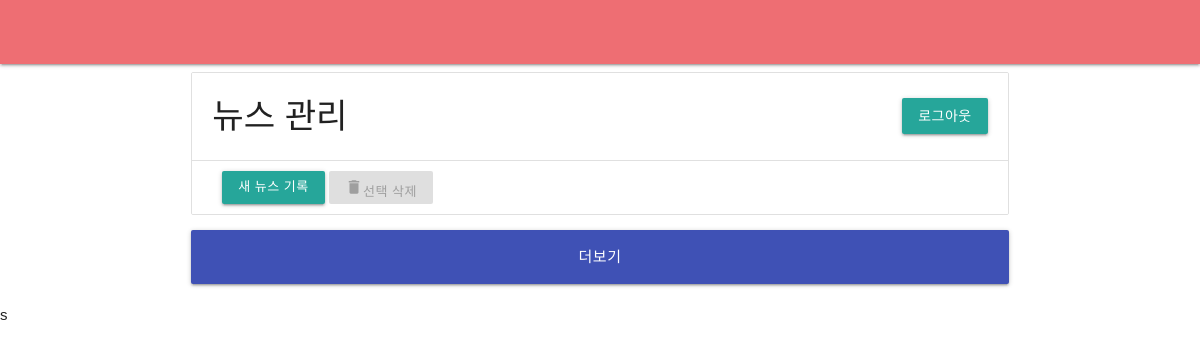
The page /userinfo/sitemaster.php on the database as committed earlier.
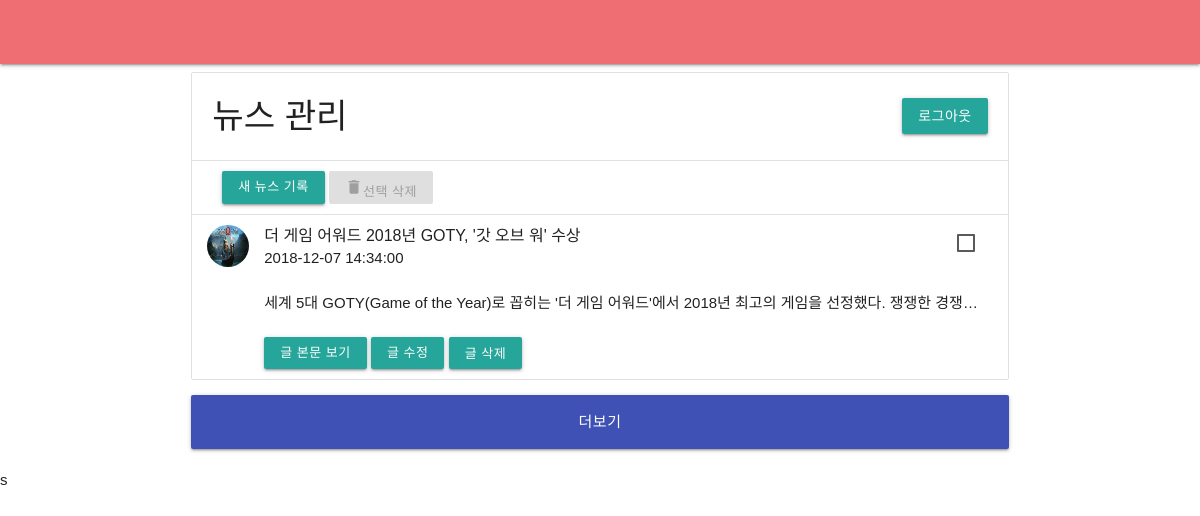
The same page on the database as committed later.
### tables this page shows
CREATE TABLE reviewList (
  listidx int(11) NOT NULL AUTO_INCREMENT PRIMARY KEY COMMENT '리뷰 번호',
  title varchar(256) NOT NULL COMMENT '제목',
  views int(11) NOT NULL DEFAULT 0,
  precontent varchar(512) NOT NULL COMMENT '미리보기 내용',
  mainimg varchar(512) NOT NULL COMMENT '사진',
  reg_date DATETIME NOT NULL COMMENT '업로드 날짜',
  ref varchar(20) NOT NULL COMMENT '원본 사이트',
  refurl varchar(512) COMMENT '원본 주소',
  content text NOT NULL COMMENT '내용',
  UNIQUE (listidx)
);

### php/DBtoView/sitemasterNewsList.php (the view, shortened to what this page needs)
<?php
if (isset($_POST['morecount'])) {
    $limitNumber = $_POST['morecount'];
    $query = 'SELECT * FROM reviewList ORDER BY reg_date DESC LIMIT ' . (20 * $limitNumber) . ',' . 20;
    $rowcount = 'SELECT COUNT(listidx) AS rowNum FROM reviewList';
} else {
    $query = 'SELECT * FROM reviewList ORDER BY reg_date DESC LIMIT 20';
}
$result_sql = mysqli_query($conn, $query);
if (mysqli_num_rows($result_sql) > 0) {
    while ($row = $result_sql->fetch_assoc()) {
        $text = str_replace("'", "\'", $row['title']);
        $text = str_replace(",", "\,", $text);
        echo '<li class="collection-item avatar">
                <img src="' . $row['mainimg'] . '" class="circle">
                <span class="title">' . $row['title'] . '</span><br>
                <p class="truncate">' . $row['reg_date'] . '
                </p><br>
                <p class="truncate">' . $row['precontent'] . '
                </p><br>
                <a href="/news/news_content.php?listidx=' . $row['listidx'] . '" class="waves-effect waves-light btn-small">글 본문 보기</a>
                <a href="/news/news_edit.php?listidx=' . $row['listidx'] . '" class="waves-effect waves-light btn-small">글 수정</a>
                <button class="waves-effect waves-light btn-small" onClick="clickdelete(' . $row['listidx'] . ', \'' . $text . '\')">글 삭제</button>
                <label class="secondary-content">
                    <input type="checkbox" id="' . $row['listidx'] . '" name="checkbox" class="checkbox"/>
                    <span></span>
                </label>
            </li>
            ';
    }
}

Rows that differ between the two databases and show on the page:
added reviewlist: mainimg (picture), title "더 게임 어워드 2018년 GOTY, '갓 오브 워' 수상", reg_date "2018-12-07 14:34:00", precontent "세계 5대 GOTY(Game of the Year)로 꼽히는 '더 게임 어워드'에서 2018년 최고의 게임을 선정했다. 쟁쟁한 경쟁…"
